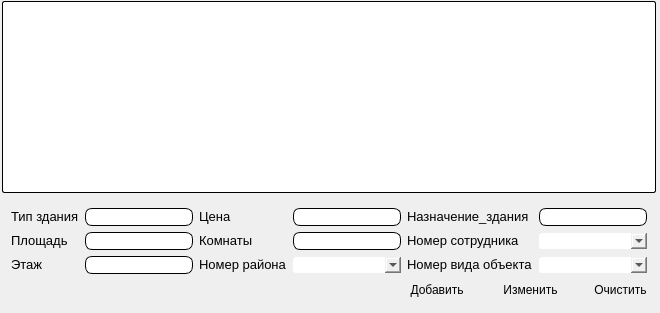
            <widget class="QWidget" name="tab">
             <attribute name="title">
              <string>Недвижимость</string>
             </attribute>
             <layout class="QGridLayout" name="gridLayout_13">
              <property name="leftMargin">
               <number>2</number>
              </property>
              <property name="topMargin">
               <number>1</number>
              </property>
              <property name="rightMargin">
               <number>4</number>
              </property>
              <property name="bottomMargin">
               <number>4</number>
              </property>
              <item row="0" column="0">
               <widget class="QTableWidget" name="tableWidget_3">
                <property name="styleSheet">
                 <string notr="true">border-radius: 2px;      
  border-width: 1px;      
  border-color:  black;   
  border-style: outset;
background-color: rgb(255, 255, 255);</string>
                </property>
               </widget>
              </item>
              <item row="1" column="0">
               <widget class="QWidget" name="widget_17" native="true">
                <property name="styleSheet">
                 <string notr="true">border-radius: 3px;
</string>
                </property>
                <layout class="QGridLayout" name="gridLayout_5">
                 <item row="0" column="0">
                  <widget class="QLabel" name="label_63">
                   <property name="text">
                    <string>&lt;html&gt;&lt;head/&gt;&lt;body&gt;&lt;p&gt;&lt;span style=&quot; font-size:10pt;&quot;&gt;Тип здания&lt;/span&gt;&lt;/p&gt;&lt;/body&gt;&lt;/html&gt;</string>
                   </property>
                  </widget>
                 </item>
                 <item row="0" column="1">
                  <widget class="QLineEdit" name="line21">
                   <property name="styleSheet">
                    <string notr="true">border-radius: 7px;      
  border-width: 1px;      
  border-color:  black;   
  border-style: outset;background-color: rgb(255, 255, 255);</string>
                   </property>
                  </widget>
                 </item>
                 <item row="0" column="2">
                  <widget class="QLabel" name="label_66">
                   <property name="text">
                    <string>&lt;html&gt;&lt;head/&gt;&lt;body&gt;&lt;p&gt;&lt;span style=&quot; font-size:10pt;&quot;&gt;Цена&lt;/span&gt;&lt;/p&gt;&lt;/body&gt;&lt;/html&gt;</string>
                   </property>
                  </widget>
                 </item>
                 <item row="0" column="3">
                  <widget class="QLineEdit" name="line22">
                   <property name="styleSheet">
                    <string notr="true">background-color: rgb(255, 255, 255);
border-radius: 7px;      
  border-width: 1px;      
  border-color:  black;   
  border-style: outset;</string>
                   </property>
                  </widget>
                 </item>
                 <item row="0" column="4" colspan="2">
                  <widget class="QLabel" name="label_89">
                   <property name="text">
                    <string>&lt;html&gt;&lt;head/&gt;&lt;body&gt;&lt;p&gt;&lt;span style=&quot; font-size:10pt;&quot;&gt;Назначение_здания&lt;/span&gt;&lt;/p&gt;&lt;/body&gt;&lt;/html&gt;</string>
                   </property>
                  </widget>
                 </item>
                 <item row="0" column="6" colspan="2">
                  <widget class="QLineEdit" name="line26">
                   <property name="styleSheet">
                    <string notr="true">background-color: rgb(255, 255, 255);
border-radius: 7px;      
  border-width: 1px;      
  border-color:  black;   
  border-style: outset;</string>
                   </property>
                  </widget>
                 </item>
                 <item row="1" column="0">
                  <widget class="QLabel" name="label_65">
                   <property name="text">
                    <string>&lt;html&gt;&lt;head/&gt;&lt;body&gt;&lt;p&gt;&lt;span style=&quot; font-size:10pt;&quot;&gt;Площадь&lt;/span&gt;&lt;/p&gt;&lt;/body&gt;&lt;/html&gt;</string>
                   </property>
                  </widget>
                 </item>
                 <item row="1" column="1">
                  <widget class="QLineEdit" name="line23">
                   <property name="styleSheet">
                    <string notr="true">background-color: rgb(255, 255, 255);
border-radius: 7px;      
  border-width: 1px;      
  border-color:  black;   
  border-style: outset;</string>
                   </property>
                  </widget>
                 </item>
                 <item row="1" column="2">
                  <widget class="QLabel" name="label_67">
                   <property name="text">
                    <string>&lt;html&gt;&lt;head/&gt;&lt;body&gt;&lt;p&gt;&lt;span style=&quot; font-size:10pt;&quot;&gt;Комнаты&lt;/span&gt;&lt;/p&gt;&lt;/body&gt;&lt;/html&gt;</string>
                   </property>
                  </widget>
                 </item>
                 <item row="1" column="3">
                  <widget class="QLineEdit" name="line24">
                   <property name="styleSheet">
                    <string notr="true">background-color: rgb(255, 255, 255);
border-radius: 7px;      
  border-width: 1px;      
  border-color:  black;   
  border-style: outset;</string>
                   </property>
                  </widget>
                 </item>
                 <item row="1" column="4" colspan="2">
                  <widget class="QLabel" name="label_90">
                   <property name="text">
                    <string>&lt;html&gt;&lt;head/&gt;&lt;body&gt;&lt;p&gt;&lt;span style=&quot; font-size:10pt;&quot;&gt;Номер сотрудника&lt;/span&gt;&lt;/p&gt;&lt;/body&gt;&lt;/html&gt;</string>
                   </property>
                  </widget>
                 </item>
                 <item row="1" column="6" colspan="2">
                  <widget class="QComboBox" name="comboBox_5"/>
                 </item>
                 <item row="2" column="0">
                  <widget class="QLabel" name="label_61">
                   <property name="text">
                    <string>&lt;html&gt;&lt;head/&gt;&lt;body&gt;&lt;p&gt;&lt;span style=&quot; font-size:10pt;&quot;&gt;Этаж&lt;/span&gt;&lt;/p&gt;&lt;/body&gt;&lt;/html&gt;</string>
                   </property>
                  </widget>
                 </item>
                 <item row="2" column="1">
                  <widget class="QLineEdit" name="line25">
                   <property name="styleSheet">
                    <string notr="true">background-color: rgb(255, 255, 255);
border-radius: 7px;      
  border-width: 1px;      
  border-color:  black;   
  border-style: outset;</string>
                   </property>
                  </widget>
                 </item>
                 <item row="2" column="2">
                  <widget class="QLabel" name="label_91">
                   <property name="text">
                    <string>&lt;html&gt;&lt;head/&gt;&lt;body&gt;&lt;p&gt;&lt;span style=&quot; font-size:10pt;&quot;&gt;Номер района&lt;/span&gt;&lt;/p&gt;&lt;/body&gt;&lt;/html&gt;</string>
                   </property>
                  </widget>
                 </item>
                 <item row="2" column="3">
                  <widget class="QComboBox" name="comboBox_6"/>
                 </item>
                 <item row="2" column="4" colspan="2">
                  <widget class="QLabel" name="label_101">
                   <property name="text">
                    <string>&lt;html&gt;&lt;head/&gt;&lt;body&gt;&lt;p&gt;&lt;span style=&quot; font-size:10pt;&quot;&gt;Номер вида объекта&lt;/span&gt;&lt;/p&gt;&lt;/body&gt;&lt;/html&gt;</string>
                   </property>
                  </widget>
                 </item>
                 <item row="2" column="6" colspan="2">
                  <widget class="QComboBox" name="comboBox_7"/>
                 </item>
                 <item row="3" column="0" colspan="4">
                  <spacer name="horizontalSpacer_5">
                   <property name="orientation">
                    <enum>Qt::Horizontal</enum>
                   </property>
                   <property name="sizeHint" stdset="0">
                    <size>
                     <width>222</width>
                     <height>20</height>
                    </size>
                   </property>
                  </spacer>
                 </item>
                 <item row="3" column="4">
                  <widget class="QPushButton" name="pushButton_16">
                   <property name="styleSheet">
                    <string notr="true"/>
                   </property>
                   <property name="text">
                    <string>Добавить</string>
                   </property>
                  </widget>
                 </item>
                 <item row="3" column="5" colspan="2">
                  <widget class="QPushButton" name="pushButton_17">
                   <property name="styleSheet">
                    <string notr="true"/>
                   </property>
                   <property name="text">
                    <string>Изменить</string>
                   </property>
                  </widget>
                 </item>
                 <item row="3" column="7">
                  <widget class="QPushButton" name="pushButton_15">
                   <property name="styleSheet">
                    <string notr="true"/>
                   </property>
                   <property name="text">
                    <string>Очистить</string>
                   </property>
                  </widget>
                 </item>
                </layout>
               </widget>
              </item>
             </layout>
            </widget>
